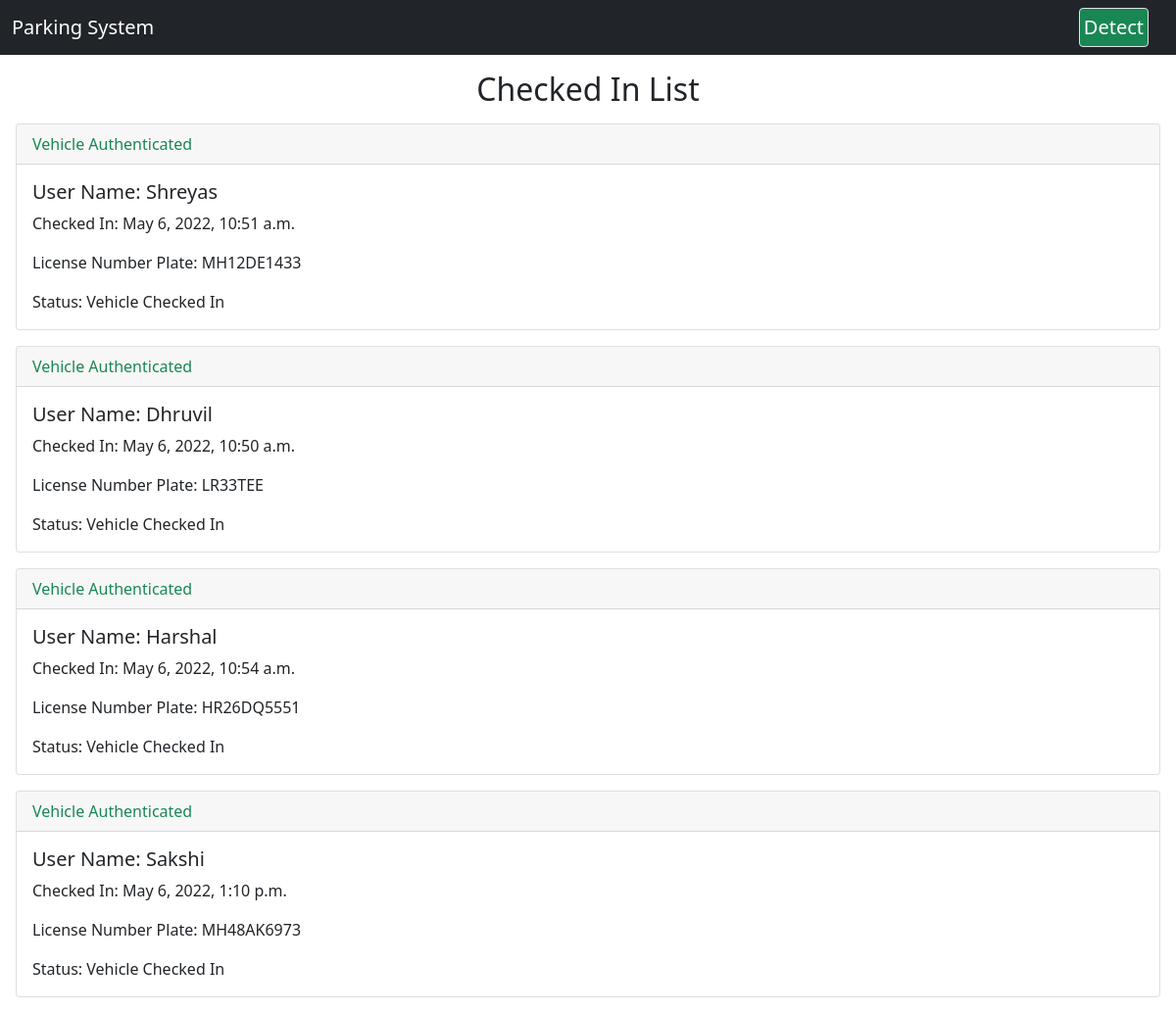
The page / on the database its author committed.
### mydetection/models.py (models this page shows)
class numberplate(models.Model):
    name=models.TextField()
    number=models.TextField()
    status=models.IntegerField(default=0)
    timestampin=models.DateTimeField(default=datetime.now,null=True, blank=True)
    timestampout=models.DateTimeField(default=datetime.now,null=True, blank=True)

### mydetection/views.py (the view)
# urls.py: path('',logs),
def logs(request):
    userdetail=numberplate.objects.filter(status=1)
    return render(request,'logs.html',context={"users":userdetail})

### templates/logs.html (shortened to what this page needs)
<!doctype html>
{% load static %}
<html lang="en">
  <head>
    <link href="https://cdn.jsdelivr.net/npm/bootstrap@5.1.3/dist/css/bootstrap.min.css" rel="stylesheet">
  </head>
  <body>
    <nav class="navbar navbar-expand-lg navbar-dark bg-dark">
      <div class="container-fluid">
        <a class="navbar-brand" href="#">Parking System</a>
        <a href="/detect" class="navbar-brand border rounded bg-success p-1">Detect</a>
      </div>
    </nav>
    <h2 class="m-3 text-center">Checked In List</h2>
        {% for user in users %}
        <div class="card m-3">
        <div class="card-header text-success">
          Vehicle Authenticated
        </div>
        <div class="card-body">
            <h5 class="card-title">User Name: {{user.name}}</h5>
            <p class="card-text">Checked In: {{user.timestampin}}</p>
            <p class="card-text">License Number Plate: {{user.number}}</p>
            <p class="card-text">Status: Vehicle Checked In</p>
        </div>
        </div>
        {% endfor %}
  </body>
</html>

### rows shown on the page
numberplate: name "Shreyas", timestampin "May 6, 2022, 10:51 a.m.", number "MH12DE1433"
numberplate: name "Dhruvil", timestampin "May 6, 2022, 10:50 a.m.", number "LR33TEE"
numberplate: name "Harshal", timestampin "May 6, 2022, 10:54 a.m.", number "HR26DQ5551"
numberplate: name "Sakshi", timestampin "May 6, 2022, 1:10 p.m.", number "MH48AK6973"
